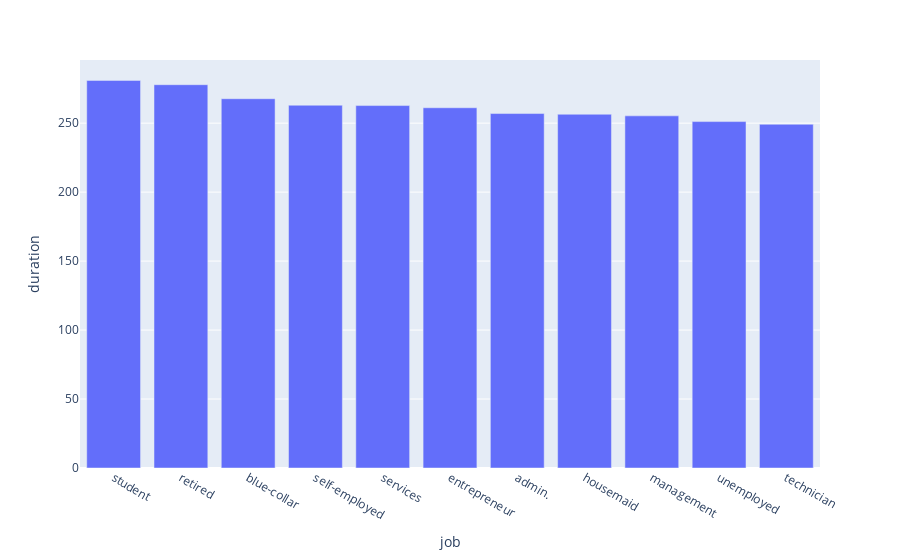

Write notebook code for a chart like this one.
### Code cell
df_job_duration.sort_values(by=['duration'],ascending=False, inplace=True)
fig = px.bar(df_job_duration, x='job', y='duration')
fig.show()

### Figure 1 — Plotly figure (JSON) as saved in the notebook; plotly's stock layout.template omitted (floating-point values rounded to 4 significant figures)
{"data": [{"alignmentgroup": "True", "hovertemplate": "job=%{x}<br>duration=%{y}<extra></extra>", "legendgroup": "", "marker": {"color": "#636efa"}, "name": "", "offsetgroup": "", "orientation": "v", "showlegend": false, "textposition": "auto", "type": "bar", "x": ["student", "retired", "blue-collar", "self-employed", "services", "entrepreneur", "admin.", "housemaid", "management", "unemployed", "technician"], "xaxis": "x", "y": [281.0, 277.9, 267.7, 263.0, 262.7, 261.2, 257.0, 256.5, 255.3, 251.1, 249.2], "yaxis": "y"}], "layout": {"barmode": "relative", "legend": {"tracegroupgap": 0}, "margin": {"t": 60}, "xaxis": {"anchor": "y", "domain": [0, 1], "title": {"text": "job"}}, "yaxis": {"anchor": "x", "domain": [0, 1], "title": {"text": "duration"}}}}
